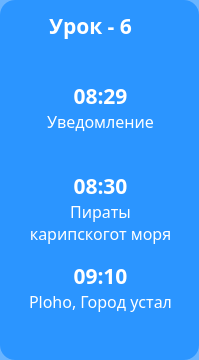
         <widget class="QFrame" name="frame_4">
          <property name="sizePolicy">
           <sizepolicy hsizetype="Fixed" vsizetype="Minimum">
            <horstretch>0</horstretch>
            <verstretch>0</verstretch>
           </sizepolicy>
          </property>
          <property name="minimumSize">
           <size>
            <width>199</width>
            <height>0</height>
           </size>
          </property>
          <property name="styleSheet">
           <string notr="true">border-radius: 15;
background-color: rgb(0,127,255, 150);</string>
          </property>
          <property name="frameShape">
           <enum>QFrame::StyledPanel</enum>
          </property>
          <property name="frameShadow">
           <enum>QFrame::Raised</enum>
          </property>
          <widget class="QLabel" name="label_56">
           <property name="geometry">
            <rect>
             <x>20</x>
             <y>10</y>
             <width>141</width>
             <height>31</height>
            </rect>
           </property>
           <property name="font">
            <font>
             <family>Yandex Sans Text Bold</family>
             <pointsize>16</pointsize>
             <weight>75</weight>
             <bold>true</bold>
            </font>
           </property>
           <property name="styleSheet">
            <string notr="true">color: white;
background-color: rgb(255,160,0, 0);
</string>
           </property>
           <property name="text">
            <string>Урок - 6</string>
           </property>
           <property name="alignment">
            <set>Qt::AlignCenter</set>
           </property>
          </widget>
          <widget class="QLabel" name="label_57">
           <property name="geometry">
            <rect>
             <x>30</x>
             <y>80</y>
             <width>141</width>
             <height>31</height>
            </rect>
           </property>
           <property name="font">
            <font>
             <family>Yandex Sans Text Bold</family>
             <pointsize>16</pointsize>
             <weight>75</weight>
             <bold>true</bold>
            </font>
           </property>
           <property name="styleSheet">
            <string notr="true">color: white;
background-color: rgb(255,160,0, 0);
</string>
           </property>
           <property name="text">
            <string>08:29</string>
           </property>
           <property name="alignment">
            <set>Qt::AlignCenter</set>
           </property>
          </widget>
          <widget class="QLabel" name="label_58">
           <property name="geometry">
            <rect>
             <x>20</x>
             <y>110</y>
             <width>161</width>
             <height>61</height>
            </rect>
           </property>
           <property name="font">
            <font>
             <family>Yandex Sans Display</family>
             <pointsize>12</pointsize>
             <weight>50</weight>
             <bold>false</bold>
            </font>
           </property>
           <property name="styleSheet">
            <string notr="true">color: white;
background-color: rgb(255,160,0, 0);
</string>
           </property>
           <property name="text">
            <string>Уведомление</string>
           </property>
           <property name="alignment">
            <set>Qt::AlignHCenter|Qt::AlignTop</set>
           </property>
           <property name="wordWrap">
            <bool>true</bool>
           </property>
          </widget>
          <widget class="QLabel" name="label_59">
           <property name="geometry">
            <rect>
             <x>20</x>
             <y>200</y>
             <width>161</width>
             <height>61</height>
            </rect>
           </property>
           <property name="font">
            <font>
             <family>Yandex Sans Display</family>
             <pointsize>12</pointsize>
             <weight>50</weight>
             <bold>false</bold>
            </font>
           </property>
           <property name="styleSheet">
            <string notr="true">color: white;
background-color: rgb(255,160,0, 0);
</string>
           </property>
           <property name="text">
            <string>Пираты карипскогот моря</string>
           </property>
           <property name="alignment">
            <set>Qt::AlignHCenter|Qt::AlignTop</set>
           </property>
           <property name="wordWrap">
            <bool>true</bool>
           </property>
          </widget>
          <widget class="QLabel" name="label_60">
           <property name="geometry">
            <rect>
             <x>30</x>
             <y>170</y>
             <width>141</width>
             <height>31</height>
            </rect>
           </property>
           <property name="font">
            <font>
             <family>Yandex Sans Text Bold</family>
             <pointsize>16</pointsize>
             <weight>75</weight>
             <bold>true</bold>
            </font>
           </property>
           <property name="styleSheet">
            <string notr="true">color: white;
background-color: rgb(255,160,0, 0);
</string>
           </property>
           <property name="text">
            <string>08:30</string>
           </property>
           <property name="alignment">
            <set>Qt::AlignCenter</set>
           </property>
          </widget>
          <widget class="QLabel" name="label_61">
           <property name="geometry">
            <rect>
             <x>20</x>
             <y>290</y>
             <width>161</width>
             <height>61</height>
            </rect>
           </property>
           <property name="font">
            <font>
             <family>Yandex Sans Display</family>
             <pointsize>12</pointsize>
             <weight>50</weight>
             <bold>false</bold>
            </font>
           </property>
           <property name="styleSheet">
            <string notr="true">color: white;
background-color: rgb(255,160,0, 0);
</string>
           </property>
           <property name="text">
            <string>Ploho, Город устал</string>
           </property>
           <property name="alignment">
            <set>Qt::AlignHCenter|Qt::AlignTop</set>
           </property>
           <property name="wordWrap">
            <bool>true</bool>
           </property>
          </widget>
          <widget class="QLabel" name="label_62">
           <property name="geometry">
            <rect>
             <x>30</x>
             <y>260</y>
             <width>141</width>
             <height>31</height>
            </rect>
           </property>
           <property name="font">
            <font>
             <family>Yandex Sans Text Bold</family>
             <pointsize>16</pointsize>
             <weight>75</weight>
             <bold>true</bold>
            </font>
           </property>
           <property name="styleSheet">
            <string notr="true">color: white;
background-color: rgb(255,160,0, 0);
</string>
           </property>
           <property name="text">
            <string>09:10</string>
           </property>
           <property name="alignment">
            <set>Qt::AlignCenter</set>
           </property>
          </widget>
         </widget>
